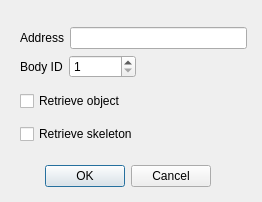
<?xml version="1.0" encoding="UTF-8"?>
<ui version="4.0">
 <class>DvidObjectDialog</class>
 <widget class="QDialog" name="DvidObjectDialog">
  <property name="geometry">
   <rect>
    <x>0</x>
    <y>0</y>
    <width>262</width>
    <height>202</height>
   </rect>
  </property>
  <property name="windowTitle">
   <string>Dialog</string>
  </property>
  <widget class="QDialogButtonBox" name="buttonBox">
   <property name="geometry">
    <rect>
     <x>40</x>
     <y>160</y>
     <width>171</width>
     <height>32</height>
    </rect>
   </property>
   <property name="orientation">
    <enum>Qt::Horizontal</enum>
   </property>
   <property name="standardButtons">
    <set>QDialogButtonBox::Cancel|QDialogButtonBox::Ok</set>
   </property>
  </widget>
  <widget class="QWidget" name="layoutWidget">
   <property name="geometry">
    <rect>
     <x>20</x>
     <y>20</y>
     <width>227</width>
     <height>131</height>
    </rect>
   </property>
   <layout class="QVBoxLayout" name="verticalLayout_2">
    <item>
     <layout class="QVBoxLayout" name="verticalLayout">
      <item>
       <layout class="QHBoxLayout" name="horizontalLayout">
        <item>
         <widget class="QLabel" name="label">
          <property name="text">
           <string>Address</string>
          </property>
         </widget>
        </item>
        <item>
         <widget class="QLineEdit" name="addressLineEdit"/>
        </item>
       </layout>
      </item>
      <item>
       <layout class="QHBoxLayout" name="horizontalLayout_2">
        <item>
         <widget class="QLabel" name="label_2">
          <property name="text">
           <string>Body ID</string>
          </property>
         </widget>
        </item>
        <item>
         <widget class="QSpinBox" name="bodySpinBox">
          <property name="minimum">
           <number>1</number>
          </property>
          <property name="maximum">
           <number>999999999</number>
          </property>
         </widget>
        </item>
        <item>
         <spacer name="horizontalSpacer">
          <property name="orientation">
           <enum>Qt::Horizontal</enum>
          </property>
          <property name="sizeHint" stdset="0">
           <size>
            <width>40</width>
            <height>20</height>
           </size>
          </property>
         </spacer>
        </item>
       </layout>
      </item>
     </layout>
    </item>
    <item>
     <widget class="QCheckBox" name="retrieveObjectCheckBox">
      <property name="text">
       <string>Retrieve object</string>
      </property>
     </widget>
    </item>
    <item>
     <widget class="QCheckBox" name="retrieveSkeletonCheckBox">
      <property name="text">
       <string>Retrieve skeleton</string>
      </property>
     </widget>
    </item>
   </layout>
  </widget>
 </widget>
 <resources/>
 <connections>
  <connection>
   <sender>buttonBox</sender>
   <signal>accepted()</signal>
   <receiver>DvidObjectDialog</receiver>
   <slot>accept()</slot>
   <hints>
    <hint type="sourcelabel">
     <x>248</x>
     <y>254</y>
    </hint>
    <hint type="destinationlabel">
     <x>157</x>
     <y>274</y>
    </hint>
   </hints>
  </connection>
  <connection>
   <sender>buttonBox</sender>
   <signal>rejected()</signal>
   <receiver>DvidObjectDialog</receiver>
   <slot>reject()</slot>
   <hints>
    <hint type="sourcelabel">
     <x>316</x>
     <y>260</y>
    </hint>
    <hint type="destinationlabel">
     <x>286</x>
     <y>274</y>
    </hint>
   </hints>
  </connection>
 </connections>
</ui>
